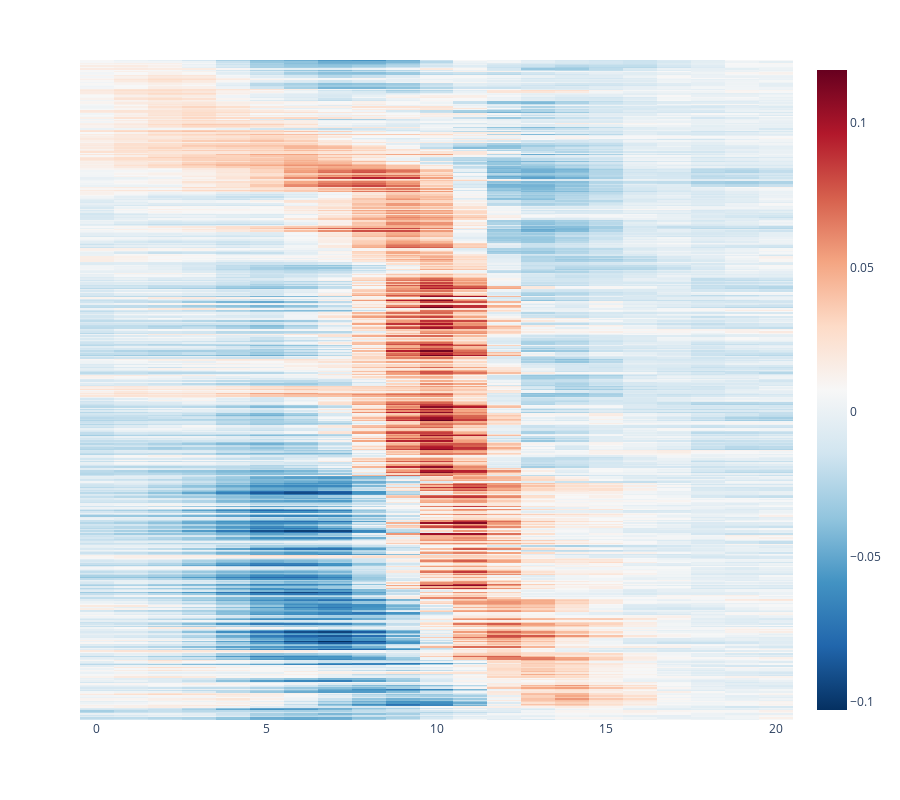

Source (notebook cell):
### Code cell
# https://stackoverflow.com/questions/73649907/plotly-express-imshow-hover-text/73658192#73658192
fig = px.imshow(inter_roi[order],
                y=flat_labels,
                aspect='auto',
                color_continuous_scale='RdBu_r',
                height=800,
                )
fig.update_yaxes(showticklabels=False)
fig.show()

### Figure 1 — Plotly figure (JSON) as saved in the notebook; plotly's stock layout.template omitted (floating-point values rounded to 4 significant figures; data arrays with more than 128 entries replaced by an {"elided": "..."} marker saying what was removed)
{"data": [{"coloraxis": "coloraxis", "hovertemplate": "x: %{x}<br>y: %{y}<br>color: %{z}<extra></extra>", "name": "0", "type": "heatmap", "xaxis": "x", "y": {"elided": "484 str values"}, "yaxis": "y", "z": {"elided": "484x21 float values"}}], "layout": {"coloraxis": {"colorscale": [[0, "rgb(5,48,97)"], [0.1, "rgb(33,102,172)"], [0.2, "rgb(67,147,195)"], [0.3, "rgb(146,197,222)"], [0.4, "rgb(209,229,240)"], [0.5, "rgb(247,247,247)"], [0.6, "rgb(253,219,199)"], [0.7, "rgb(244,165,130)"], [0.8, "rgb(214,96,77)"], [0.9, "rgb(178,24,43)"], [1, "rgb(103,0,31)"]]}, "height": 800, "margin": {"t": 60}, "xaxis": {"anchor": "y", "domain": [0, 1]}, "yaxis": {"anchor": "x", "autorange": "reversed", "domain": [0, 1], "showticklabels": false}}}
